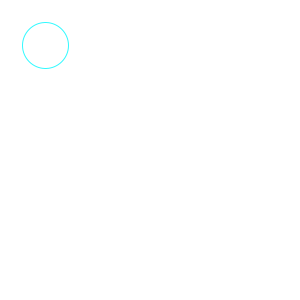
Frame 1 (no input)
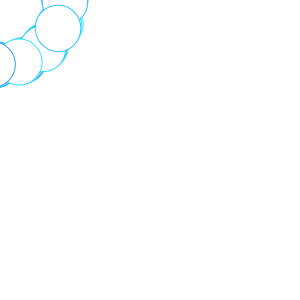
Frame 60 (the mouse pressed at the canvas centre just before this capture)
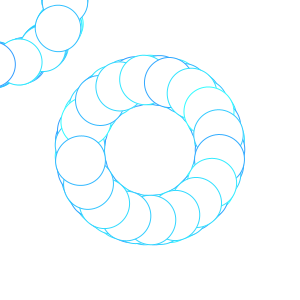
Frame 120 (the mouse held since frame 60 and released just before this capture)

The Processing sketch that drew these frames (run headless with seeded random() and noise(); from frame 60 on, the mouse is pressed at the canvas centre):

// Processing sketch: processing_70007
// ── processing_70007.pde

/*
User Input From Keyboard
Dan Olson, 2012

Enter any number less than 10 digits long
Press enter to clear the input string
Press backspace to delete the last input digit //Delete feature does not work in Processing JS!!!
Left click to clear the screen
Right click to pause screen
Try these numbers:
"0,2,3,4,34,67,30,31,32,35,64,65,69,200,897"
*/
String inpLast = new String();
String inpCurrent = new String();
int num;
//import processing.pdf.*;
float angle;
float r;
float a;
float s;
void keyPressed(){
  if (key == ENTER) {
    inpLast = inpCurrent = inpCurrent + key;
    inpCurrent = "";
  }
  else if (key == BACKSPACE && inpCurrent.length() > 0 ){
    inpCurrent = inpCurrent.substring(0, inpCurrent.length() - 1);
  }
  else {
    inpCurrent = inpCurrent + key;
  }
}
void setup() {
  s=random(10,30);
  size(300,300);
  background(255);
  smooth();
  a = random(1);
  
  angle = 0.0;
  //beginRecord(PDF, "filename.pdf");
}
void draw() {
  stroke(50,random(150,255),255);
  num= int(inpCurrent);
  translate (mouseX, mouseY);
  float scalar = sin(angle*num) + 2;
  scale(scalar);
  strokeWeight(1.0 / scalar);
  rotate(angle);
  ellipse(s,s,s,s);
  angle += a *((1+sqrt(5))/2); //changing the denominator produces interesting results
  println(num);
  println(a);
}
void mousePressed() {
  if (mouseButton == RIGHT) {
  noLoop();
  endRecord();
  } else {
   a = random(1);
   a =1;
  loop();
  setup();
  }
}
